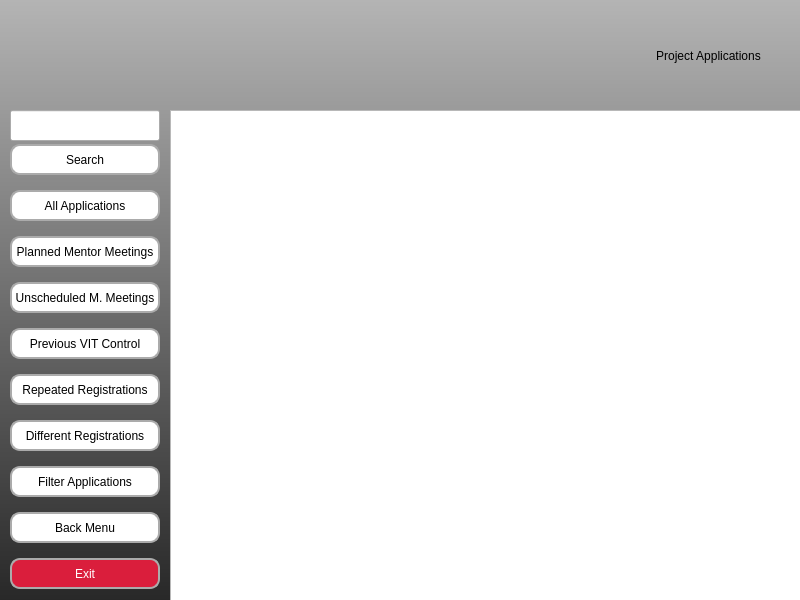
<?xml version="1.0" encoding="UTF-8"?>
<ui version="4.0">
 <class>MainWindow</class>
 <widget class="QMainWindow" name="MainWindow">
  <property name="geometry">
   <rect>
    <x>0</x>
    <y>0</y>
    <width>800</width>
    <height>600</height>
   </rect>
  </property>
  <property name="windowTitle">
   <string>MainWindow</string>
  </property>
  <widget class="QWidget" name="centralwidget">
   <widget class="QWidget" name="layoutWidget">
    <property name="geometry">
     <rect>
      <x>10</x>
      <y>10</y>
      <width>751</width>
      <height>92</height>
     </rect>
    </property>
    <layout class="QHBoxLayout" name="horizontalLayout">
     <item>
      <widget class="QLabel" name="label">
       <property name="maximumSize">
        <size>
         <width>350</width>
         <height>90</height>
        </size>
       </property>
       <property name="text">
        <string/>
       </property>
       <property name="pixmap">
        <pixmap>../images/logo_720.png</pixmap>
       </property>
       <property name="scaledContents">
        <bool>true</bool>
       </property>
      </widget>
     </item>
     <item>
      <spacer name="horizontalSpacer_2">
       <property name="orientation">
        <enum>Qt::Orientation::Horizontal</enum>
       </property>
       <property name="sizeHint" stdset="0">
        <size>
         <width>40</width>
         <height>20</height>
        </size>
       </property>
      </spacer>
     </item>
     <item>
      <widget class="QLabel" name="label_2">
       <property name="styleSheet">
        <string notr="true">color:black;

font: italic 28pt &quot;Harlow Solid&quot;;</string>
       </property>
       <property name="text">
        <string>Project Applications</string>
       </property>
       <property name="alignment">
        <set>Qt::AlignmentFlag::AlignCenter</set>
       </property>
      </widget>
     </item>
    </layout>
   </widget>
   <widget class="QLabel" name="label_bg">
    <property name="geometry">
     <rect>
      <x>0</x>
      <y>0</y>
      <width>800</width>
      <height>600</height>
     </rect>
    </property>
    <property name="sizePolicy">
     <sizepolicy hsizetype="Expanding" vsizetype="Expanding">
      <horstretch>0</horstretch>
      <verstretch>0</verstretch>
     </sizepolicy>
    </property>
    <property name="layoutDirection">
     <enum>Qt::LayoutDirection::LeftToRight</enum>
    </property>
    <property name="styleSheet">
     <string notr="true">background-color:qlineargradient(spread:pad, x1:0, y1:1, x2:0, y2:0, stop:0 rgba(40, 40, 40, 255), stop:1 rgba(180, 180, 180, 255))</string>
    </property>
    <property name="text">
     <string/>
    </property>
    <property name="scaledContents">
     <bool>false</bool>
    </property>
    <property name="alignment">
     <set>Qt::AlignmentFlag::AlignHCenter|Qt::AlignmentFlag::AlignTop</set>
    </property>
   </widget>
   <widget class="QTableWidget" name="tableWidget">
    <property name="geometry">
     <rect>
      <x>170</x>
      <y>110</y>
      <width>631</width>
      <height>491</height>
     </rect>
    </property>
    <property name="styleSheet">
     <string notr="true">table_style = &quot;&quot;&quot;
QTableWidget {
    background-color: #F4F6F8;
    alternate-background-color: #EEF3F8;
    gridline-color: #DADFE3;
    color: #2E2E2E;
    selection-background-color: #C9E4FF;
    selection-color: #000000;
    border: 1px solid #DADFE3;
    font-size: 14px;
}

QHeaderView::section {
    background-color: #E6E9EC;
    color: #333333;
    padding: 4px;
    border: 1px solid #DADFE3;
    font-weight: bold;
}

QTableCornerButton::section {
    background-color: #E6E9EC;
    border: 1px solid #DADFE3;
}
&quot;&quot;&quot;
</string>
    </property>
    <property name="alternatingRowColors">
     <bool>true</bool>
    </property>
    <property name="sortingEnabled">
     <bool>true</bool>
    </property>
    <attribute name="verticalHeaderDefaultSectionSize">
     <number>30</number>
    </attribute>
   </widget>
   <widget class="QWidget" name="layoutWidget_2">
    <property name="geometry">
     <rect>
      <x>10</x>
      <y>110</y>
      <width>154</width>
      <height>483</height>
     </rect>
    </property>
    <layout class="QVBoxLayout" name="verticalLayout_2">
     <property name="spacing">
      <number>15</number>
     </property>
     <item>
      <layout class="QVBoxLayout" name="verticalLayout">
       <property name="spacing">
        <number>3</number>
       </property>
       <item>
        <widget class="QLineEdit" name="lineEdit">
         <property name="minimumSize">
          <size>
           <width>141</width>
           <height>31</height>
          </size>
         </property>
         <property name="maximumSize">
          <size>
           <width>150</width>
           <height>31</height>
          </size>
         </property>
        </widget>
       </item>
       <item>
        <widget class="QPushButton" name="button_search">
         <property name="minimumSize">
          <size>
           <width>150</width>
           <height>31</height>
          </size>
         </property>
         <property name="maximumSize">
          <size>
           <width>150</width>
           <height>31</height>
          </size>
         </property>
         <property name="styleSheet">
          <string notr="true">
QPushButton{
color:rgb(0, 0, 0);
background-color: rgb(255, 255, 255);
border-radius: 10px;
border: 2px solid rgb(171, 171, 171);
}
QPushButton:hover {
    background-color:rgb(255, 226, 229);
}
QPushButton:pressed {
    background-color: rgb(218, 30, 60);
	color: rgb(255, 255, 255)
}</string>
         </property>
         <property name="text">
          <string>Search</string>
         </property>
        </widget>
       </item>
      </layout>
     </item>
     <item>
      <widget class="QPushButton" name="button_all_app">
       <property name="minimumSize">
        <size>
         <width>150</width>
         <height>31</height>
        </size>
       </property>
       <property name="maximumSize">
        <size>
         <width>150</width>
         <height>31</height>
        </size>
       </property>
       <property name="styleSheet">
        <string notr="true">
QPushButton{
color:rgb(0, 0, 0);
background-color: rgb(255, 255, 255);
border-radius: 10px;
border: 2px solid rgb(171, 171, 171);
}
QPushButton:hover {
    background-color:rgb(255, 226, 229);
}
QPushButton:pressed {
    background-color: rgb(218, 30, 60);
	color: rgb(255, 255, 255)
}</string>
       </property>
       <property name="text">
        <string>All Applications</string>
       </property>
      </widget>
     </item>
     <item>
      <widget class="QPushButton" name="button_planned">
       <property name="minimumSize">
        <size>
         <width>141</width>
         <height>31</height>
        </size>
       </property>
       <property name="maximumSize">
        <size>
         <width>150</width>
         <height>31</height>
        </size>
       </property>
       <property name="styleSheet">
        <string notr="true">
QPushButton{
color:rgb(0, 0, 0);
background-color: rgb(255, 255, 255);
border-radius: 10px;
border: 2px solid rgb(171, 171, 171);
}
QPushButton:hover {
    background-color:rgb(255, 226, 229);
}
QPushButton:pressed {
    background-color: rgb(218, 30, 60);
	color: rgb(255, 255, 255)
}</string>
       </property>
       <property name="text">
        <string>Planned Mentor Meetings</string>
       </property>
      </widget>
     </item>
     <item>
      <widget class="QPushButton" name="button_unscheduled">
       <property name="minimumSize">
        <size>
         <width>141</width>
         <height>31</height>
        </size>
       </property>
       <property name="maximumSize">
        <size>
         <width>150</width>
         <height>31</height>
        </size>
       </property>
       <property name="styleSheet">
        <string notr="true">
QPushButton{
color:rgb(0, 0, 0);
background-color: rgb(255, 255, 255);
border-radius: 10px;
border: 2px solid rgb(171, 171, 171);
}
QPushButton:hover {
    background-color:rgb(255, 226, 229);
}
QPushButton:pressed {
    background-color: rgb(218, 30, 60);
	color: rgb(255, 255, 255)
}</string>
       </property>
       <property name="text">
        <string>Unscheduled M. Meetings</string>
       </property>
      </widget>
     </item>
     <item>
      <widget class="QPushButton" name="button_pre">
       <property name="minimumSize">
        <size>
         <width>141</width>
         <height>31</height>
        </size>
       </property>
       <property name="maximumSize">
        <size>
         <width>150</width>
         <height>31</height>
        </size>
       </property>
       <property name="styleSheet">
        <string notr="true">
QPushButton{
color:rgb(0, 0, 0);
background-color: rgb(255, 255, 255);
border-radius: 10px;
border: 2px solid rgb(171, 171, 171);
}
QPushButton:hover {
    background-color:rgb(255, 226, 229);
}
QPushButton:pressed {
    background-color: rgb(218, 30, 60);
	color: rgb(255, 255, 255)
}</string>
       </property>
       <property name="text">
        <string>Previous VIT Control</string>
       </property>
      </widget>
     </item>
     <item>
      <widget class="QPushButton" name="button_repeated">
       <property name="minimumSize">
        <size>
         <width>141</width>
         <height>31</height>
        </size>
       </property>
       <property name="maximumSize">
        <size>
         <width>150</width>
         <height>31</height>
        </size>
       </property>
       <property name="styleSheet">
        <string notr="true">
QPushButton{
color:rgb(0, 0, 0);
background-color: rgb(255, 255, 255);
border-radius: 10px;
border: 2px solid rgb(171, 171, 171);
}
QPushButton:hover {
    background-color:rgb(255, 226, 229);
}
QPushButton:pressed {
    background-color: rgb(218, 30, 60);
	color: rgb(255, 255, 255)
}</string>
       </property>
       <property name="text">
        <string>Repeated Registrations</string>
       </property>
      </widget>
     </item>
     <item>
      <widget class="QPushButton" name="button_different">
       <property name="minimumSize">
        <size>
         <width>141</width>
         <height>31</height>
        </size>
       </property>
       <property name="maximumSize">
        <size>
         <width>150</width>
         <height>31</height>
        </size>
       </property>
       <property name="styleSheet">
        <string notr="true">
QPushButton{
color:rgb(0, 0, 0);
background-color: rgb(255, 255, 255);
border-radius: 10px;
border: 2px solid rgb(171, 171, 171);
}
QPushButton:hover {
    background-color:rgb(255, 226, 229);
}
QPushButton:pressed {
    background-color: rgb(218, 30, 60);
	color: rgb(255, 255, 255)
}</string>
       </property>
       <property name="text">
        <string>Different Registrations</string>
       </property>
      </widget>
     </item>
     <item>
      <widget class="QPushButton" name="button_filter">
       <property name="minimumSize">
        <size>
         <width>141</width>
         <height>31</height>
        </size>
       </property>
       <property name="maximumSize">
        <size>
         <width>150</width>
         <height>31</height>
        </size>
       </property>
       <property name="styleSheet">
        <string notr="true">
QPushButton{
color:rgb(0, 0, 0);
background-color: rgb(255, 255, 255);
border-radius: 10px;
border: 2px solid rgb(171, 171, 171);
}
QPushButton:hover {
    background-color:rgb(255, 226, 229);
}
QPushButton:pressed {
    background-color: rgb(218, 30, 60);
	color: rgb(255, 255, 255)
}</string>
       </property>
       <property name="text">
        <string>Filter Applications</string>
       </property>
      </widget>
     </item>
     <item>
      <widget class="QPushButton" name="button_back">
       <property name="minimumSize">
        <size>
         <width>141</width>
         <height>31</height>
        </size>
       </property>
       <property name="maximumSize">
        <size>
         <width>150</width>
         <height>31</height>
        </size>
       </property>
       <property name="styleSheet">
        <string notr="true">
QPushButton{
color:rgb(0, 0, 0);
background-color: rgb(255, 255, 255);
border-radius: 10px;
border: 2px solid rgb(171, 171, 171);
}
QPushButton:hover {
    background-color:rgb(255, 226, 229);
}
QPushButton:pressed {
    background-color: rgb(218, 30, 60);
	color: rgb(255, 255, 255)
}</string>
       </property>
       <property name="text">
        <string>Back Menu</string>
       </property>
      </widget>
     </item>
     <item>
      <widget class="QPushButton" name="button_exit">
       <property name="sizePolicy">
        <sizepolicy hsizetype="Fixed" vsizetype="Fixed">
         <horstretch>0</horstretch>
         <verstretch>0</verstretch>
        </sizepolicy>
       </property>
       <property name="minimumSize">
        <size>
         <width>141</width>
         <height>31</height>
        </size>
       </property>
       <property name="maximumSize">
        <size>
         <width>150</width>
         <height>31</height>
        </size>
       </property>
       <property name="styleSheet">
        <string notr="true">
QPushButton{
    background-color: rgb(218, 30, 60);
	color: rgb(255, 255, 255);
border-radius: 10px;
border: 2px solid rgb(171, 171, 171);

}
QPushButton:hover {
color:black;
    background-color:rgb(255, 226, 229);
}
QPushButton:pressed {
    color:rgb(0, 0, 0);
background-color: rgb(255, 255, 255);

}</string>
       </property>
       <property name="text">
        <string>Exit</string>
       </property>
      </widget>
     </item>
    </layout>
   </widget>
   <zorder>label_bg</zorder>
   <zorder>layoutWidget</zorder>
   <zorder>tableWidget</zorder>
   <zorder>layoutWidget_2</zorder>
  </widget>
 </widget>
 <resources/>
 <connections/>
</ui>
